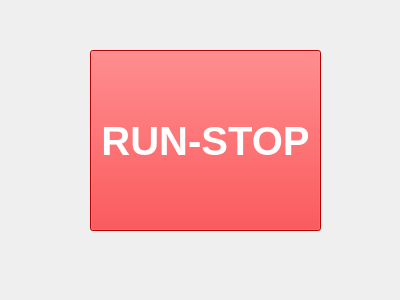
<?xml version="1.0" encoding="UTF-8"?>
<ui version="4.0">
 <class>Form</class>
 <widget class="QWidget" name="Form">
  <property name="geometry">
   <rect>
    <x>0</x>
    <y>0</y>
    <width>400</width>
    <height>300</height>
   </rect>
  </property>
  <property name="windowTitle">
   <string>Form</string>
  </property>
  <widget class="QPushButton" name="runstopButton">
   <property name="geometry">
    <rect>
     <x>90</x>
     <y>50</y>
     <width>231</width>
     <height>181</height>
    </rect>
   </property>
   <property name="font">
    <font>
     <pointsize>30</pointsize>
     <weight>75</weight>
     <bold>true</bold>
    </font>
   </property>
   <property name="autoFillBackground">
    <bool>false</bool>
   </property>
   <property name="styleSheet">
    <string notr="true">background-color: rgb(255, 0, 4);
color: rgb(255, 255, 255);</string>
   </property>
   <property name="text">
    <string>RUN-STOP</string>
   </property>
  </widget>
 </widget>
 <resources/>
 <connections/>
</ui>
